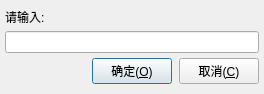
<?xml version="1.0" encoding="UTF-8"?>
<ui version="4.0">
 <class>frmInputBox</class>
 <widget class="QDialog" name="frmInputBox">
  <property name="windowModality">
   <enum>Qt::NonModal</enum>
  </property>
  <property name="geometry">
   <rect>
    <x>0</x>
    <y>0</y>
    <width>264</width>
    <height>81</height>
   </rect>
  </property>
  <layout class="QHBoxLayout" name="horizontalLayout">
   <property name="spacing">
    <number>0</number>
   </property>
   <property name="leftMargin">
    <number>0</number>
   </property>
   <property name="topMargin">
    <number>0</number>
   </property>
   <property name="rightMargin">
    <number>0</number>
   </property>
   <property name="bottomMargin">
    <number>0</number>
   </property>
   <item>
    <widget class="QGroupBox" name="groupBox">
     <property name="sizePolicy">
      <sizepolicy hsizetype="Expanding" vsizetype="Expanding">
       <horstretch>0</horstretch>
       <verstretch>0</verstretch>
      </sizepolicy>
     </property>
     <property name="font">
      <font>
       <pointsize>1</pointsize>
      </font>
     </property>
     <property name="styleSheet">
      <string notr="true">#groupBox{border:none}</string>
     </property>
     <property name="title">
      <string/>
     </property>
     <property name="flat">
      <bool>false</bool>
     </property>
     <property name="checkable">
      <bool>false</bool>
     </property>
     <layout class="QVBoxLayout" name="verticalLayout_3">
      <property name="spacing">
       <number>5</number>
      </property>
      <property name="leftMargin">
       <number>2</number>
      </property>
      <property name="topMargin">
       <number>2</number>
      </property>
      <property name="rightMargin">
       <number>2</number>
      </property>
      <property name="bottomMargin">
       <number>7</number>
      </property>
      <item>
       <widget class="QLabel" name="labInfo">
        <property name="text">
         <string>请输入:</string>
        </property>
        <property name="textFormat">
         <enum>Qt::PlainText</enum>
        </property>
        <property name="scaledContents">
         <bool>false</bool>
        </property>
        <property name="wordWrap">
         <bool>true</bool>
        </property>
       </widget>
      </item>
      <item>
       <widget class="QLineEdit" name="txtValue"/>
      </item>
      <item>
       <layout class="QHBoxLayout" name="horizontalLayout_3">
        <property name="spacing">
         <number>7</number>
        </property>
        <item>
         <spacer name="horizontalSpacer">
          <property name="orientation">
           <enum>Qt::Horizontal</enum>
          </property>
          <property name="sizeHint" stdset="0">
           <size>
            <width>40</width>
            <height>20</height>
           </size>
          </property>
         </spacer>
        </item>
        <item>
         <widget class="QPushButton" name="btnOk">
          <property name="cursor">
           <cursorShape>PointingHandCursor</cursorShape>
          </property>
          <property name="focusPolicy">
           <enum>Qt::StrongFocus</enum>
          </property>
          <property name="styleSheet">
           <string notr="true"/>
          </property>
          <property name="text">
           <string>确定(&amp;O)</string>
          </property>
          <property name="icon">
           <iconset resource="../../other/main.qrc">
            <normaloff>:/image/btn_ok.png</normaloff>:/image/btn_ok.png</iconset>
          </property>
          <property name="iconSize">
           <size>
            <width>20</width>
            <height>20</height>
           </size>
          </property>
         </widget>
        </item>
        <item>
         <widget class="QPushButton" name="btnCancel">
          <property name="cursor">
           <cursorShape>PointingHandCursor</cursorShape>
          </property>
          <property name="focusPolicy">
           <enum>Qt::StrongFocus</enum>
          </property>
          <property name="styleSheet">
           <string notr="true"/>
          </property>
          <property name="text">
           <string>取消(&amp;C)</string>
          </property>
          <property name="icon">
           <iconset resource="../../other/main.qrc">
            <normaloff>:/image/btn_close.png</normaloff>:/image/btn_close.png</iconset>
          </property>
          <property name="iconSize">
           <size>
            <width>20</width>
            <height>20</height>
           </size>
          </property>
         </widget>
        </item>
       </layout>
      </item>
     </layout>
    </widget>
   </item>
  </layout>
 </widget>
 <resources>
  <include location="../../other/main.qrc"/>
 </resources>
 <connections/>
</ui>
